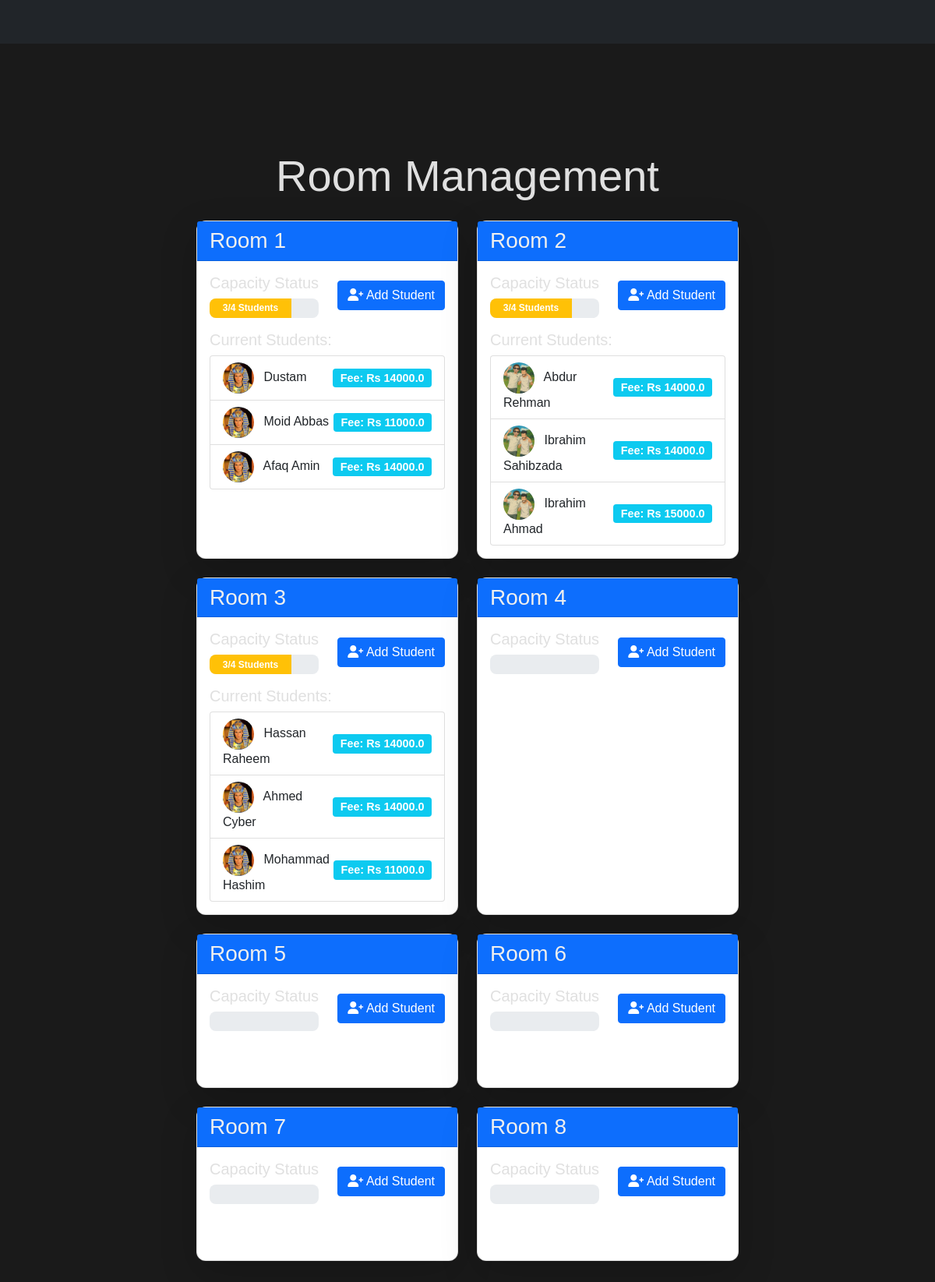
The page /rooms (signed in) on the database its author committed.
### models.py (models this page shows, shortened)
class Room(db.Model):
    id = db.Column(db.Integer, primary_key=True)
    room_number = db.Column(db.Integer, unique=True, nullable=False)
    students = relationship('Student', back_populates='room')

class Student(db.Model):
    id = db.Column(db.Integer, primary_key=True)
    name = db.Column(db.String(100), nullable=False)
    fee = db.Column(db.Float, nullable=False)
    room_id = db.Column(db.Integer, db.ForeignKey('room.id'), nullable=False)
    picture = db.Column(db.String(100))
    status = db.Column(db.String(20), default='active')  # active, inactive, graduated
    enrollment_date = db.Column(db.DateTime, default=datetime.utcnow)
    last_fee_payment = db.Column(db.DateTime)
    room = relationship('Room', back_populates='students')
    fee_records = relationship('FeeRecord', back_populates='student')

### app.py (the view)
@app.route('/rooms')
@login_required
def rooms():
    all_rooms = Room.query.all()
    return render_template('rooms.html', rooms=all_rooms)

### app.py (called while the page is built)
@login_manager.user_loader
def load_user(user_id):
    return Admin.query.get(int(user_id))

### templates/rooms.html (shortened to what this page needs)
{% extends 'base.html' %}
{% block content %}
<link rel="stylesheet" href="{{ url_for('static', filename='style.css') }}">
<div class="container mt-5">
    <h2 class="display-4 text-center mb-4">Room Management</h2>
    <div class="row">
        {% for room in rooms %}
        <div class="col-md-6 mb-4">
            <div class="card shadow-lg h-100">
                <div class="card-header bg-primary text-white">
                    <h3 class="card-title mb-0">Room {{ room.room_number }}</h3>
                </div>
                <div class="card-body">
                    <div class="d-flex justify-content-between align-items-center mb-3">
                        <div>
                            <h5 class="mb-0">Capacity Status</h5>
                            <div class="progress mt-2 room-progress">
                                {% set occupancy_percentage = (room.students|length / 4) * 100 %}
                                <div class="progress-bar {% if room.students|length == 4 %}bg-danger{% elif room.students|length >= 2 %}bg-warning{% else %}bg-success{% endif %}"
                                     role="progressbar"
                                     data-width="{{ occupancy_percentage }}"
                                     aria-valuenow="{{ room.students|length }}"
                                     aria-valuemin="0"
                                     aria-valuemax="4">
                                    {{ room.students|length }}/4 Students
                                </div>
                            </div>
                        </div>
                        {% if room.students|length < 4 %}
                        <button class="btn btn-primary" onclick="registerStudent({{ room.room_number }})">
                            <i class="fas fa-user-plus"></i> Add Student
                        </button>
                        {% else %}
                        <span class="badge bg-danger p-2">Room Full</span>
                        {% endif %}
                    </div>
                    {% if room.students|length > 0 %}
                    <h5 class="mt-3">Current Students:</h5>
                    <ul class="list-group">
                        {% for student in room.students %}
                        <li class="list-group-item d-flex justify-content-between align-items-center">
                            <div>
                                <img src="{{ url_for('static', filename='uploads/' ~ student.picture) }}"
                                     alt="{{ student.name }}"
                                     class="rounded-circle me-2 student-image">
                                {{ student.name }}
                            </div>
                            <span class="badge bg-info">Fee: Rs {{ student.fee }}</span>
                        </li>
                        {% endfor %}
                    </ul>
                    {% else %}
                    <p class="text-muted text-center mt-3">No students currently in this room</p>
                    {% endif %}
                </div>
            </div>
        </div>
        {% endfor %}
    </div>
</div>
<link rel="stylesheet" href="https://cdnjs.cloudflare.com/ajax/libs/font-awesome/6.0.0/css/all.min.css">
{% endblock %}

### static/style.css (style rules this page uses)
body { font-family: Arial, sans-serif; background-color: #1a1a1a; color: white; margin: 0; padding: 0; }
h1, h2, h3, h4, h5, h6 { color: #e0e0e0; }
.container { width: 80%; margin: 0 auto; padding: 20px; }
.card { box-shadow: 0 4px 8px rgba(0, 0, 0, 0.1); border-radius: 12px; color: black !important; }
.btn-primary, .btn-danger { transition: transform 0.2s ease-in-out; }
.card-body, .card-title, .form-label, input { color: rgb(239, 239, 239) !important; }

### templates/rooms.html (style rules this page uses)
.progress { background-color: #e9ecef; border-radius: 0.5rem; }
.room-progress { height: 25px; }
.progress-bar { transition: width 0.6s ease; font-weight: bold; color: white; }
.card { transition: transform 0.3s ease; }
.list-group-item { transition: background-color 0.3s ease; }
.badge { font-size: 0.9rem; }
.student-image { width: 40px; height: 40px; object-fit: cover; }

### rows shown on the page
Room: room_number "1", {{ occupancy_percentage }} 75.0 (drawn), students|length "3"
Student: picture (picture), name "Dustam", fee "14000.0"
Student: picture (picture), name "Moid Abbas", fee "11000.0"
Student: picture (picture), name "Afaq Amin", fee "14000.0"
Room: room_number "2", {{ occupancy_percentage }} 75.0 (drawn), students|length "3"
Student: picture (picture), name "Abdur Rehman", fee "14000.0"
Student: picture (picture), name "Ibrahim Sahibzada", fee "14000.0"
Student: picture (picture), name "Ibrahim Ahmad", fee "15000.0"
Room: room_number "3", {{ occupancy_percentage }} 75.0 (drawn), students|length "3"
Student: picture (picture), name "Hassan Raheem", fee "14000.0"
Student: picture (picture), name "Ahmed Cyber", fee "14000.0"
Student: picture (picture), name "Mohammad Hashim", fee "11000.0"
Room: room_number "4"
Room: room_number "5"
Room: room_number "6"
Room: room_number "7"
Room: room_number "8"
